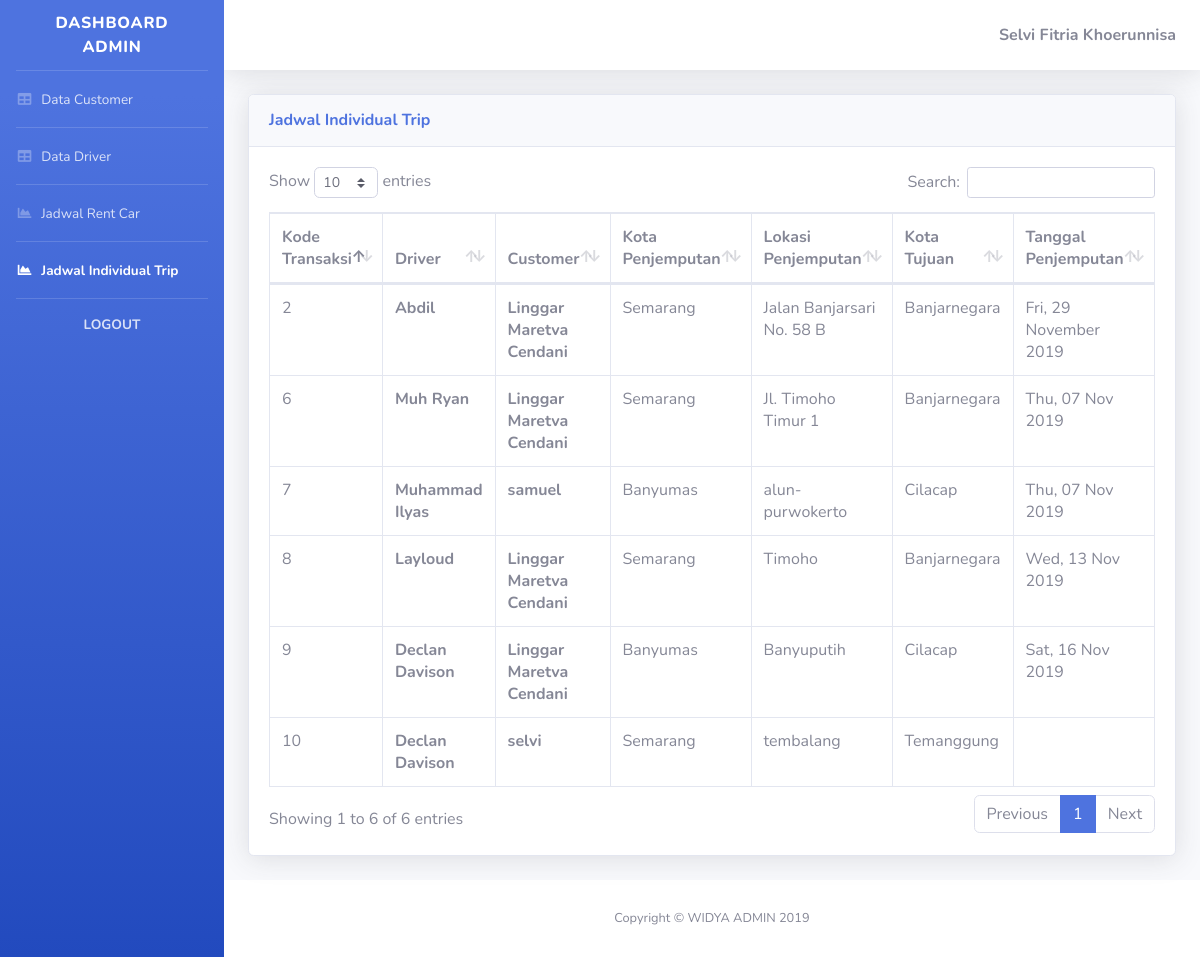
The app's page /website/admin/individualtrip.php (signed in) with its own data.
### tables this page shows
CREATE TABLE `transaksi_individu` (
  `kode_transaksi` int(11) NOT NULL,
  `id_driver` int(11) NOT NULL,
  `id_customer` int(11) NOT NULL,
  `kota_penjemputan` int(11) NOT NULL,
  `lokasi_penjemputan` varchar(255) NOT NULL,
  `kota_tujuan` int(11) NOT NULL,
  `tanggal_penjemputan` varchar(255) NOT NULL,
  `waktu_penjemputan` int(11) NOT NULL,
  `harga` int(20) NOT NULL,
  `jumlah_orang` int(11) NOT NULL,
  `status_transaksi` int(11) NOT NULL,
  `rating` int(5) NOT NULL DEFAULT 0
);

CREATE TABLE `drivers` (
  `id_driver` int(11) NOT NULL,
  `nama_driver` varchar(255) NOT NULL,
  `no_hp` varchar(255) NOT NULL,
  `email` varchar(255) NOT NULL,
  `password` varchar(255) NOT NULL,
  `foto_profil` varchar(255) NOT NULL,
  `id_mobil` int(11) NOT NULL
);

CREATE TABLE `customers` (
  `id_customer` int(11) NOT NULL,
  `nama_customer` varchar(255) NOT NULL,
  `no_hp` varchar(255) NOT NULL,
  `email` varchar(255) NOT NULL,
  `password` varchar(255) NOT NULL,
  `alamat` varchar(255) NOT NULL,
  `foto_profil` varchar(255) DEFAULT NULL
);

CREATE TABLE `kota` (
  `id_kota` int(11) NOT NULL,
  `nama_kota` varchar(255) NOT NULL
);

### website/admin/individualtrip.php (the view, shortened to what this page needs)
<html>
<head>
  <link href="vendor/fontawesome-free/css/all.min.css" rel="stylesheet" type="text/css">
  <link href="css/sb-admin-2.min.css" rel="stylesheet">
  <link href="vendor/datatables/dataTables.bootstrap4.min.css" rel="stylesheet">
</head>
<body id="page-top">
  <div id="wrapper">
    <ul class="navbar-nav bg-gradient-primary sidebar sidebar-dark accordion" id="accordionSidebar">
      <a class="sidebar-brand d-flex align-items-center justify-content-center" href="index.php">
        <div class="sidebar-brand-text mx-3">Dashboard Admin</div>
      </a>
      <hr class="sidebar-divider my-0">
      <li class="nav-item">
        <a class="nav-link" href="index.php">
          <i class="fas fa-fw fa-table"></i>
          <span>Data Customer</span></a>
      </li>
      <hr class="sidebar-divider my-0">
      <li class="nav-item">
        <a class="nav-link" href="driver.php">
          <i class="fas fa-fw fa-table"></i>
          <span>Data Driver</span></a>
      </li>
      <hr class="sidebar-divider my-0">
      <li class="nav-item">
        <a class="nav-link" href="rentcar.php">
          <i class="fas fa-fw fa-chart-area"></i>
          <span>Jadwal Rent Car</span></a>
      </li>
      <hr class="sidebar-divider my-0">
      <li class="nav-item active">
        <a class="nav-link" href="individualtrip.php">
          <i class="fas fa-fw fa-chart-area"></i>
          <span>Jadwal Individual Trip</span></a>
      </li>
      <hr class="sidebar-divider my-0">
      <li class="nav-item">
        <a class="nav-link" href="#" data-toggle="modal" data-target="#logoutModal">
      <center>
        <span><b>LOGOUT</b></span>
      </center></a>
      </li>
    </ul>
    <div id="content-wrapper" class="d-flex flex-column">
      <div id="content">
        <nav class="navbar navbar-expand navbar-light bg-white topbar mb-4 static-top shadow">
          <ul class="navbar-nav ml-auto">
          <?php
            require_once('db_login.php');
            $con = mysqli_connect($db_host, $db_username, $db_password,$db_database);
            $email = $_SESSION['email'];
            $query = " SELECT nama_admin, id_admin FROM admin WHERE admin.email = '$email' ";
            $result = mysqli_query($con,$query);
            $row = mysqli_fetch_array($result);
            $nama = $row['nama_admin'];
          ?>
            <span class="mr-2 d-none d-lg-inline text-gray-600 medium"><b><?php echo $nama; ?></b></span>
          </ul>
        </nav>
        <div class="container-fluid">
            <div class="card shadow mb-4">
              <div class="card-header py-3">
                <h6 class="m-0 font-weight-bold text-primary">Jadwal Individual Trip</h6>
              </div>
              <div class="card-body">
                <div class="table-responsive">
                  <table class="table table-bordered" id="dataTable" width="100%" cellspacing="0">
                    <thead>
                      <tr>
                        <th>Kode Transaksi</th>
                        <th>Driver</th>
                        <th>Customer</th>
                        <th>Kota Penjemputan</th>
                        <th>Lokasi Penjemputan</th>
                        <th>Kota Tujuan</th>
                        <th>Tanggal Penjemputan</th>
                      </tr>
                    </thead>
                    <tbody>
                    <?php
                      require_once('db_login.php');
                      $con = mysqli_connect($db_host, $db_username, $db_password,$db_database);
                      $query = " SELECT * FROM transaksi_individu, drivers, customers, kota, waktu_berangkat, status_transaksi WHERE transaksi_individu.id_driver = drivers.id_driver AND transaksi_individu.id_customer = customers.id_customer AND transaksi_individu.kota_penjemputan = kota.id_kota AND transaksi_individu.waktu_penjemputan = waktu_berangkat.id_waktu_berangkat AND transaksi_individu.status_transaksi = status_transaksi.id_status_transaksi ";
                      $result = mysqli_query($con,$query);
                      while ($row = mysqli_fetch_array($result)){
                          $id_kota_tujuan = $row['kota_tujuan'];
                          $query_kota_tujuan = " SELECT * FROM kota WHERE id_kota = '$id_kota_tujuan' ";
                          $result_kota_tujuan = mysqli_query($con,$query_kota_tujuan);
                          while ($kota_tujuan = mysqli_fetch_array($result_kota_tujuan)){
                            $kota_tujuan_string = $kota_tujuan['nama_kota'];
                          }
                          echo '<tr>';
                          echo '<td>'.$row['kode_transaksi'].'</td>';
                          echo '<td><b>'.$row['nama_driver'].'</b></td> ';
                          echo '<td><b>'.$row['nama_customer'].'</b></td> ';
                          echo '<td>'.$row['nama_kota'].'</td>';
                          echo '<td>'.$row['lokasi_penjemputan'].'</td>';
                          echo '<td>'.$kota_tujuan_string.'</td>';
                          echo '<td>'.$row['tanggal_penjemputan'].'</td>';
                          echo '</tr>';
                      }
                    ?>
                    </tbody>
                  </table>
                </div>
              </div>
            </div>
          </div>
      </div>
      <footer class="sticky-footer bg-white">
        <div class="container my-auto">
          <div class="copyright text-center my-auto">
            <span>Copyright &copy; WIDYA ADMIN 2019</span>
          </div>
        </div>
      </footer>
    </div>
  </div>
</body>
</html>

### records on screen
transaksi_individu: kode_transaksi "2", id_driver.nama_driver "Abdil", id_customer.nama_customer "Linggar Maretva Cendani", kota.nama_kota "Semarang", lokasi_penjemputan "Jalan Banjarsari No. 58 B", kota.nama_kota "Banjarnegara", tanggal_penjemputan "Fri, 29 November 2019"
transaksi_individu: kode_transaksi "6", id_driver.nama_driver "Muh Ryan", id_customer.nama_customer "Linggar Maretva Cendani", kota.nama_kota "Semarang", lokasi_penjemputan "Jl. Timoho Timur 1", kota.nama_kota "Banjarnegara", tanggal_penjemputan "Thu, 07 Nov 2019"
transaksi_individu: kode_transaksi "7", id_driver.nama_driver "Muhammad Ilyas", id_customer.nama_customer "samuel", kota.nama_kota "Banyumas", lokasi_penjemputan "alun- purwokerto", kota.nama_kota "Cilacap", tanggal_penjemputan "Thu, 07 Nov 2019"
transaksi_individu: kode_transaksi "8", id_driver.nama_driver "Layloud", id_customer.nama_customer "Linggar Maretva Cendani", kota.nama_kota "Semarang", lokasi_penjemputan "Timoho", kota.nama_kota "Banjarnegara", tanggal_penjemputan "Wed, 13 Nov 2019"
transaksi_individu: kode_transaksi "9", id_driver.nama_driver "Declan Davison", id_customer.nama_customer "Linggar Maretva Cendani", kota.nama_kota "Banyumas", lokasi_penjemputan "Banyuputih", kota.nama_kota "Cilacap", tanggal_penjemputan "Sat, 16 Nov 2019"
transaksi_individu: kode_transaksi "10", id_driver.nama_driver "Declan Davison", id_customer.nama_customer "selvi", kota.nama_kota "Semarang", lokasi_penjemputan "tembalang", kota.nama_kota "Temanggung"

### other values on screen
$nama "Selvi Fitria Khoerunnisa"
